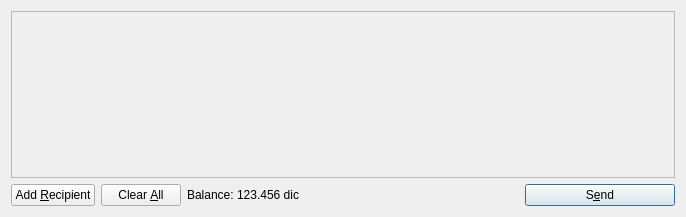
<?xml version="1.0" encoding="UTF-8"?>
<ui version="4.0">
 <class>SendCoinsDialog</class>
 <widget class="QDialog" name="SendCoinsDialog">
  <property name="geometry">
   <rect>
    <x>0</x>
    <y>0</y>
    <width>686</width>
    <height>217</height>
   </rect>
  </property>
  <property name="windowTitle">
   <string>Send Coins</string>
  </property>
  <layout class="QVBoxLayout" name="verticalLayout">
   <item>
    <widget class="QScrollArea" name="scrollArea">
     <property name="widgetResizable">
      <bool>true</bool>
     </property>
     <widget class="QWidget" name="scrollAreaWidgetContents">
      <property name="geometry">
       <rect>
        <x>0</x>
        <y>0</y>
        <width>666</width>
        <height>165</height>
       </rect>
      </property>
      <layout class="QVBoxLayout" name="verticalLayout_2">
       <property name="margin">
        <number>0</number>
       </property>
       <item>
        <layout class="QVBoxLayout" name="entries">
         <property name="spacing">
          <number>6</number>
         </property>
        </layout>
       </item>
       <item>
        <spacer name="verticalSpacer">
         <property name="orientation">
          <enum>Qt::Vertical</enum>
         </property>
         <property name="sizeHint" stdset="0">
          <size>
           <width>20</width>
           <height>40</height>
          </size>
         </property>
        </spacer>
       </item>
      </layout>
     </widget>
    </widget>
   </item>
   <item>
    <layout class="QHBoxLayout" name="horizontalLayout">
     <item>
      <widget class="QPushButton" name="addButton">
       <property name="toolTip">
        <string>Send to multiple recipients at once</string>
       </property>
       <property name="text">
        <string>Add &amp;Recipient</string>
       </property>
       <property name="icon">
        <iconset resource="../bitcoin.qrc">
         <normaloff>:/icons/add</normaloff>:/icons/add</iconset>
       </property>
       <property name="autoDefault">
        <bool>false</bool>
       </property>
      </widget>
     </item>
     <item>
      <widget class="QPushButton" name="clearButton">
       <property name="sizePolicy">
        <sizepolicy hsizetype="Minimum" vsizetype="Fixed">
         <horstretch>0</horstretch>
         <verstretch>0</verstretch>
        </sizepolicy>
       </property>
       <property name="toolTip">
        <string>Remove all transaction fields</string>
       </property>
       <property name="text">
        <string>Clear &amp;All</string>
       </property>
       <property name="icon">
        <iconset resource="../bitcoin.qrc">
         <normaloff>:/icons/remove</normaloff>:/icons/remove</iconset>
       </property>
       <property name="autoRepeatDelay">
        <number>300</number>
       </property>
       <property name="autoDefault">
        <bool>false</bool>
       </property>
      </widget>
     </item>
     <item>
      <layout class="QHBoxLayout" name="horizontalLayout_2">
       <property name="spacing">
        <number>3</number>
       </property>
       <item>
        <widget class="QLabel" name="label">
         <property name="text">
          <string>Balance:</string>
         </property>
        </widget>
       </item>
       <item>
        <widget class="QLabel" name="labelBalance">
         <property name="cursor">
          <cursorShape>IBeamCursor</cursorShape>
         </property>
         <property name="text">
          <string>123.456 dic</string>
         </property>
         <property name="textInteractionFlags">
          <set>Qt::LinksAccessibleByMouse|Qt::TextSelectableByKeyboard|Qt::TextSelectableByMouse</set>
         </property>
        </widget>
       </item>
      </layout>
     </item>
     <item>
      <spacer name="horizontalSpacer">
       <property name="orientation">
        <enum>Qt::Horizontal</enum>
       </property>
       <property name="sizeHint" stdset="0">
        <size>
         <width>40</width>
         <height>20</height>
        </size>
       </property>
      </spacer>
     </item>
     <item>
      <widget class="QPushButton" name="sendButton">
       <property name="minimumSize">
        <size>
         <width>150</width>
         <height>0</height>
        </size>
       </property>
       <property name="toolTip">
        <string>Confirm the send action</string>
       </property>
       <property name="text">
        <string>S&amp;end</string>
       </property>
       <property name="icon">
        <iconset resource="../bitcoin.qrc">
         <normaloff>:/icons/send</normaloff>:/icons/send</iconset>
       </property>
       <property name="default">
        <bool>true</bool>
       </property>
      </widget>
     </item>
    </layout>
   </item>
  </layout>
 </widget>
 <resources>
  <include location="../bitcoin.qrc"/>
 </resources>
 <connections/>
</ui>
